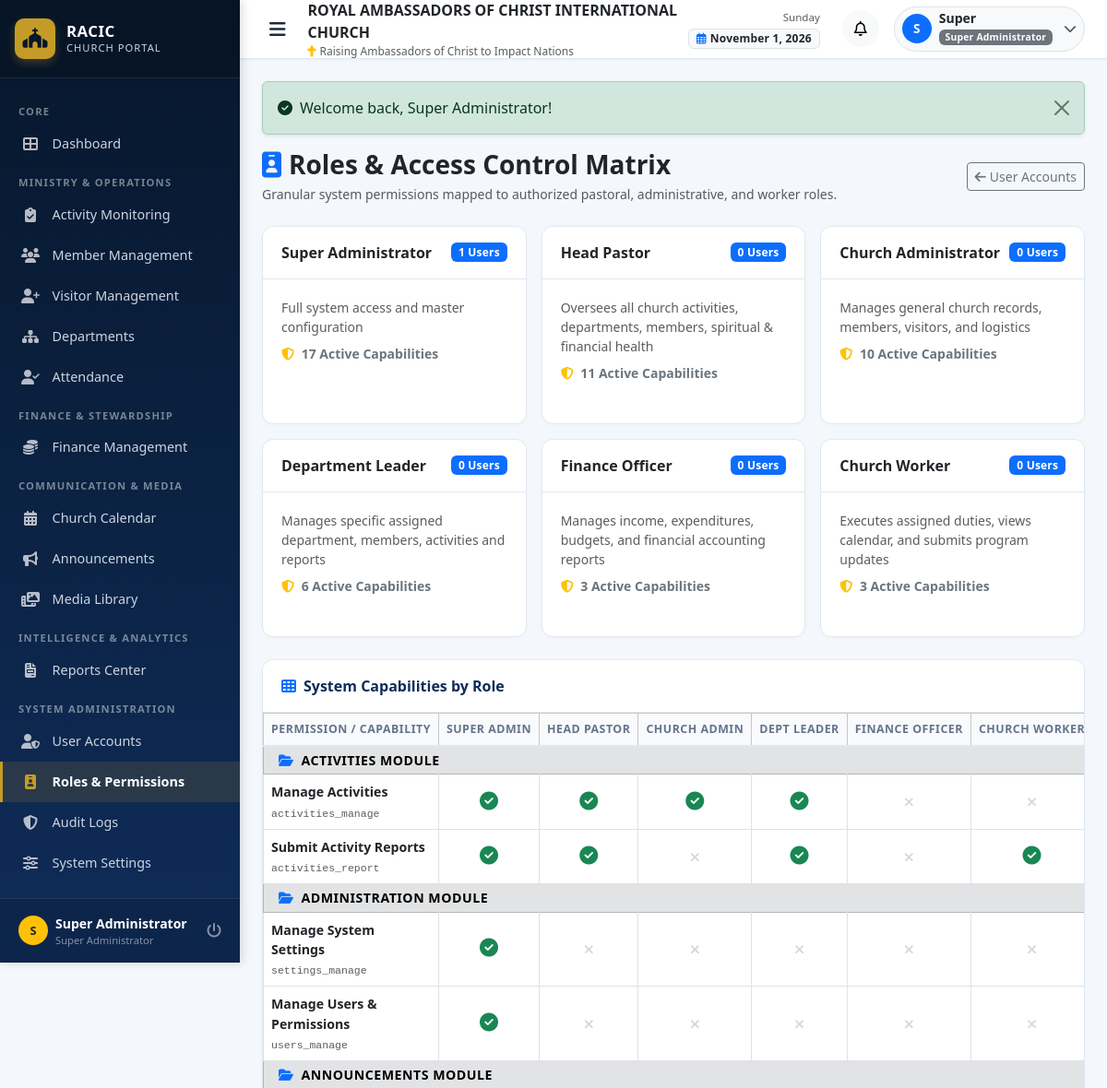
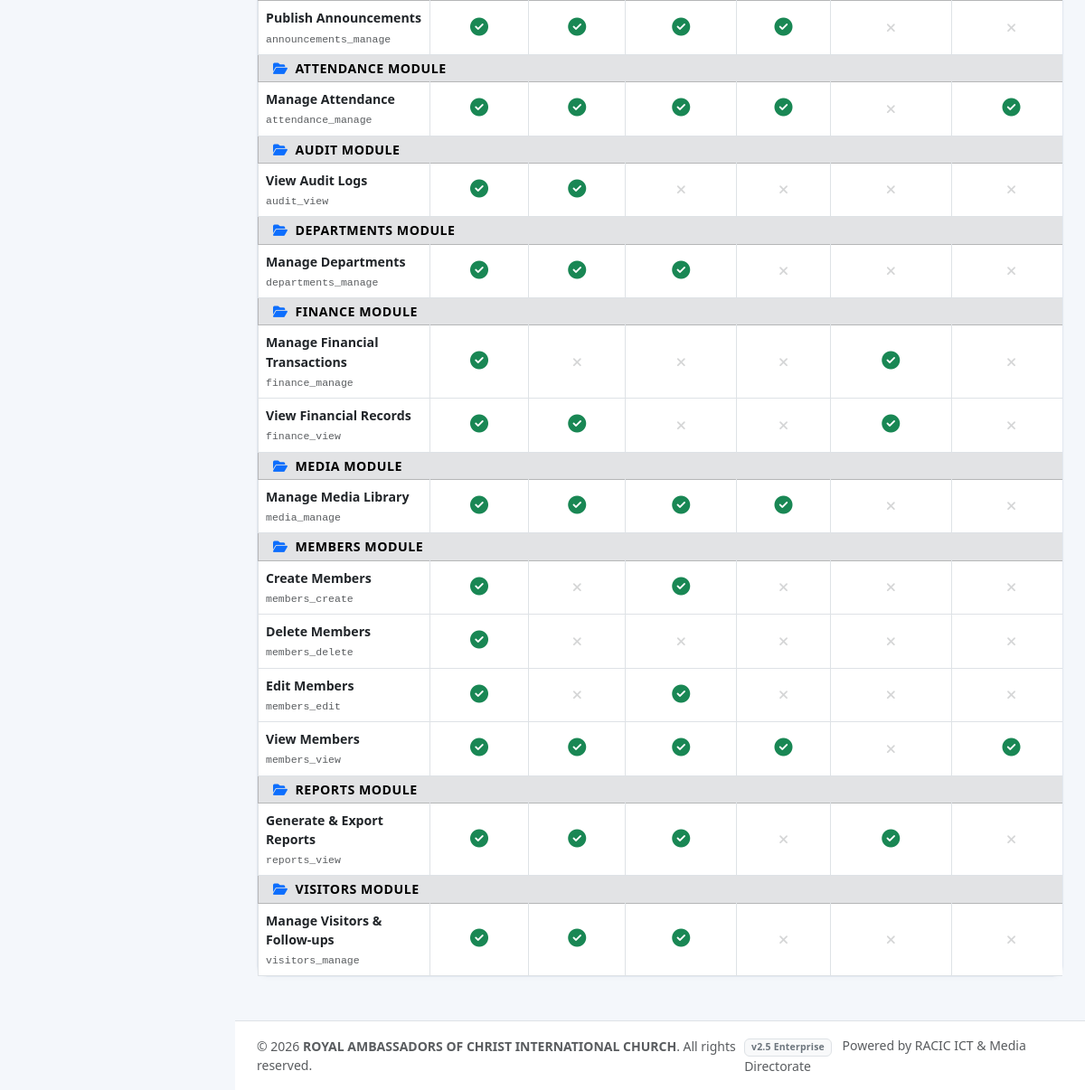
Page /admin/roles.php (signed in) on the committed database (2 pictures, top to bottom).
### tables this page shows
CREATE TABLE `roles` (
  `id` INT AUTO_INCREMENT PRIMARY KEY,
  `name` VARCHAR(50) NOT NULL UNIQUE,
  `display_name` VARCHAR(100) NOT NULL,
  `description` TEXT NULL,
  `created_at` TIMESTAMP DEFAULT CURRENT_TIMESTAMP
);

CREATE TABLE `permissions` (
  `id` INT AUTO_INCREMENT PRIMARY KEY,
  `code` VARCHAR(80) NOT NULL UNIQUE,
  `name` VARCHAR(120) NOT NULL,
  `category` VARCHAR(50) NOT NULL,
  `description` VARCHAR(255) NULL
);

### admin/roles.php (the view, shortened to what this page needs)
<?php
require_once __DIR__ . '/../includes/header.php';
$db = getDB();
$roles = $db->query("
    SELECT r.*,
           (SELECT COUNT(*) FROM users u WHERE u.role_id = r.id) as user_count
    FROM roles r
    ORDER BY r.id ASC
")->fetchAll();
$perms = $db->query("SELECT * FROM permissions ORDER BY category ASC, name ASC")->fetchAll();
$groupedPerms = [];
foreach ($perms as $p) {
    $groupedPerms[$p['category']][] = $p;
}
$rpRows = $db->query("SELECT role_id, permission_id FROM role_permissions")->fetchAll();
$rolePermMap = [];
foreach ($rpRows as $rp) {
    $rolePermMap[$rp['role_id']][] = $rp['permission_id'];
}
?>
<div class="d-flex flex-column flex-md-row justify-content-between align-items-md-center mb-4">
    <div>
        <h3 class="fw-bold text-dark mb-1">
            <i class="fas fa-id-badge text-primary me-2"></i>Roles & Access Control Matrix
        </h3>
        <p class="text-muted mb-0 small">Granular system permissions mapped to authorized pastoral, administrative, and worker roles.</p>
    </div>
    <div class="mt-3 mt-md-0 d-flex gap-2">
        <a href="<?= BASE_URL ?>admin/users.php" class="btn btn-outline-secondary btn-sm">
            <i class="fas fa-arrow-left me-1"></i>User Accounts
        </a>
    </div>
</div>
<div class="row g-3 mb-4">
    <?php foreach ($roles as $r): ?>
        <div class="col-md-4">
            <div class="church-card h-100">
                <div class="card-header d-flex justify-content-between align-items-center">
                    <span class="fw-bold text-dark"><?= e($r['display_name']) ?></span>
                    <span class="badge bg-primary"><?= $r['user_count'] ?> Users</span>
                </div>
                <div class="card-body">
                    <p class="small text-muted mb-2"><?= e($r['description']) ?></p>
                    <div class="small fw-semibold text-secondary">
                        <i class="fas fa-shield-alt text-warning me-1"></i>
                        <?= count($rolePermMap[$r['id']] ?? []) ?> Active Capabilities
                    </div>
                </div>
            </div>
        </div>
    <?php endforeach; ?>
</div>
<div class="church-card">
    <div class="card-header">
        <span><i class="fas fa-th text-primary me-2"></i>System Capabilities by Role</span>
    </div>
    <div class="card-body p-0">
        <div class="table-responsive">
            <table class="table table-bordered align-middle mb-0">
                <thead class="table-light">
                    <tr>
                        <th style="width: 30%;">Permission / Capability</th>
                        <th class="text-center">Super Admin</th>
                        <th class="text-center">Head Pastor</th>
                        <th class="text-center">Church Admin</th>
                        <th class="text-center">Dept Leader</th>
                        <th class="text-center">Finance Officer</th>
                        <th class="text-center">Church Worker</th>
                    </tr>
                </thead>
                <tbody>
                    <?php foreach ($groupedPerms as $cat => $permList): ?>
                        <tr class="table-secondary">
                            <td colspan="7" class="fw-bold text-uppercase small py-1 px-3" style="letter-spacing: 0.5px;">
                                <i class="fas fa-folder-open me-2 text-primary"></i><?= e($cat) ?> Module
                            </td>
                        </tr>
                        <?php foreach ($permList as $perm): ?>
                            <tr>
                                <td>
                                    <div class="fw-semibold text-dark"><?= e($perm['name']) ?></div>
                                    <small class="text-muted font-monospace" style="font-size: 0.72rem;"><?= e($perm['code']) ?></small>
                                </td>
                                <?php for ($rid = 1; $rid <= 6; $rid++): ?>
                                    <td class="text-center">
                                        <?php if ($rid === 1 || in_array($perm['id'], $rolePermMap[$rid] ?? [])): ?>
                                            <i class="fas fa-check-circle text-success fs-5"></i>
                                        <?php else: ?>
                                            <i class="fas fa-times text-muted opacity-25"></i>
                                        <?php endif; ?>
                                    </td>
                                <?php endfor; ?>
                            </tr>
                        <?php endforeach; ?>
                    <?php endforeach; ?>
                </tbody>
            </table>
        </div>
    </div>
</div>
<?php require_once __DIR__ . '/../includes/footer.php'; ?>

### rows in the picture
roles: display_name "Super Administrator", user_count "1", description "Full system access and master configuration", id "17"
roles: display_name "Head Pastor", user_count "0", description "Oversees all church activities, departments, members, spiritual & financial health", id "11"
roles: display_name "Church Administrator", user_count "0", description "Manages general church records, members, visitors, and logistics", id "10"
roles: display_name "Department Leader", user_count "0", description "Manages specific assigned department, members, activities and reports", id "6"
roles: display_name "Finance Officer", user_count "0", description "Manages income, expenditures, budgets, and financial accounting reports", id "3"
roles: display_name "Church Worker", user_count "0", description "Executes assigned duties, views calendar, and submits program updates", id "3"
permissions: name "Manage Activities", code "activities_manage"
permissions: name "Submit Activity Reports", code "activities_report"
permissions: name "Manage System Settings", code "settings_manage"
permissions: name "Manage Users & Permissions", code "users_manage"
permissions: name "Publish Announcements", code "announcements_manage"
permissions: name "Manage Attendance", code "attendance_manage"
permissions: name "View Audit Logs", code "audit_view"
permissions: name "Manage Departments", code "departments_manage"
permissions: name "Manage Financial Transactions", code "finance_manage"
permissions: name "View Financial Records", code "finance_view"
permissions: name "Manage Media Library", code "media_manage"
permissions: name "Create Members", code "members_create"
permissions: name "Delete Members", code "members_delete"
permissions: name "Edit Members", code "members_edit"
permissions: name "View Members", code "members_view"
permissions: name "Generate & Export Reports", code "reports_view"
permissions: name "Manage Visitors & Follow-ups", code "visitors_manage"

### other values in the picture
CHURCH_SHORT_NAME "RACIC"
substr($user['full_name'] ?? 'U', 0, 1) "S"
$user['full_name'] "Super Administrator"
$user['role_display'] "Super Administrator"
CHURCH_NAME "ROYAL AMBASSADORS OF CHRIST INTERNATIONAL CHURCH"
CHURCH_SLOGAN "Raising Ambassadors of Christ to Impact Nations"
explode(' ', $user['full_name'])[0] "Super"
$flash['message'] "Welcome back, Super Administrator!"
$cat "ACTIVITIES"
$cat "ADMINISTRATION"
$cat "ANNOUNCEMENTS"
$cat "ATTENDANCE"
$cat "AUDIT"
$cat "DEPARTMENTS"
$cat "FINANCE"
